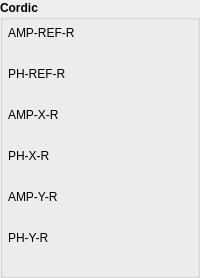
         <widget class="QGroupBox" name="groupBox_3">
          <property name="sizePolicy">
           <sizepolicy hsizetype="Fixed" vsizetype="Fixed">
            <horstretch>0</horstretch>
            <verstretch>0</verstretch>
           </sizepolicy>
          </property>
          <property name="minimumSize">
           <size>
            <width>130</width>
            <height>0</height>
           </size>
          </property>
          <property name="font">
           <font>
            <weight>75</weight>
            <bold>true</bold>
           </font>
          </property>
          <property name="title">
           <string>Cordic</string>
          </property>
          <layout class="QVBoxLayout" name="verticalLayout_6">
           <property name="spacing">
            <number>1</number>
           </property>
           <property name="margin">
            <number>5</number>
           </property>
           <item>
            <widget class="QLabel" name="label_44">
             <property name="sizePolicy">
              <sizepolicy hsizetype="Preferred" vsizetype="Fixed">
               <horstretch>0</horstretch>
               <verstretch>0</verstretch>
              </sizepolicy>
             </property>
             <property name="minimumSize">
              <size>
               <width>0</width>
               <height>15</height>
              </size>
             </property>
             <property name="font">
              <font>
               <weight>50</weight>
               <bold>false</bold>
              </font>
             </property>
             <property name="text">
              <string>AMP-REF-R</string>
             </property>
             <property name="alignment">
              <set>Qt::AlignLeading|Qt::AlignLeft|Qt::AlignVCenter</set>
             </property>
            </widget>
           </item>
           <item>
            <widget class="caInclude" name="cainclude_3">
             <property name="sizePolicy">
              <sizepolicy hsizetype="Fixed" vsizetype="Fixed">
               <horstretch>0</horstretch>
               <verstretch>0</verstretch>
              </sizepolicy>
             </property>
             <property name="minimumSize">
              <size>
               <width>124</width>
               <height>24</height>
              </size>
             </property>
             <property name="sizeIncrement">
              <size>
               <width>1</width>
               <height>1</height>
              </size>
             </property>
             <property name="font">
              <font>
               <weight>50</weight>
               <bold>false</bold>
              </font>
             </property>
             <property name="macro">
              <string notr="true">VALUE=$(DEV):AMP-REF-R,STATUS=$(DEV):AMP-REF-R-VALID</string>
             </property>
             <property name="filename" stdset="0">
              <string notr="true">BPM_GPAC_CAV_caLineEditStatus.ui</string>
             </property>
            </widget>
           </item>
           <item>
            <widget class="QLabel" name="label_45">
             <property name="sizePolicy">
              <sizepolicy hsizetype="Preferred" vsizetype="Fixed">
               <horstretch>0</horstretch>
               <verstretch>0</verstretch>
              </sizepolicy>
             </property>
             <property name="minimumSize">
              <size>
               <width>0</width>
               <height>15</height>
              </size>
             </property>
             <property name="font">
              <font>
               <weight>50</weight>
               <bold>false</bold>
              </font>
             </property>
             <property name="text">
              <string>PH-REF-R</string>
             </property>
             <property name="alignment">
              <set>Qt::AlignLeading|Qt::AlignLeft|Qt::AlignVCenter</set>
             </property>
            </widget>
           </item>
           <item>
            <widget class="caInclude" name="cainclude_8">
             <property name="minimumSize">
              <size>
               <width>124</width>
               <height>24</height>
              </size>
             </property>
             <property name="font">
              <font>
               <weight>50</weight>
               <bold>false</bold>
              </font>
             </property>
             <property name="macro">
              <string notr="true">VALUE=$(DEV):PH-REF-R,EGU=$(DEV):PH-REF-R.EGU,STATUS=$(DEV):PH-REF-R-VALID</string>
             </property>
             <property name="filename" stdset="0">
              <string notr="true">BPM_GPAC_CAV_caLineEditEguStatus.ui</string>
             </property>
            </widget>
           </item>
           <item>
            <widget class="QLabel" name="label_46">
             <property name="sizePolicy">
              <sizepolicy hsizetype="Preferred" vsizetype="Fixed">
               <horstretch>0</horstretch>
               <verstretch>0</verstretch>
              </sizepolicy>
             </property>
             <property name="minimumSize">
              <size>
               <width>0</width>
               <height>15</height>
              </size>
             </property>
             <property name="font">
              <font>
               <weight>50</weight>
               <bold>false</bold>
              </font>
             </property>
             <property name="text">
              <string>AMP-X-R</string>
             </property>
             <property name="alignment">
              <set>Qt::AlignLeading|Qt::AlignLeft|Qt::AlignVCenter</set>
             </property>
            </widget>
           </item>
           <item>
            <widget class="caInclude" name="cainclude_5">
             <property name="minimumSize">
              <size>
               <width>124</width>
               <height>24</height>
              </size>
             </property>
             <property name="font">
              <font>
               <weight>50</weight>
               <bold>false</bold>
              </font>
             </property>
             <property name="macro">
              <string notr="true">VALUE=$(DEV):AMP-X-R,STATUS=$(DEV):AMP-X-R-VALID</string>
             </property>
             <property name="filename" stdset="0">
              <string notr="true">BPM_GPAC_CAV_caLineEditStatus.ui</string>
             </property>
            </widget>
           </item>
           <item>
            <widget class="QLabel" name="label_47">
             <property name="sizePolicy">
              <sizepolicy hsizetype="Preferred" vsizetype="Fixed">
               <horstretch>0</horstretch>
               <verstretch>0</verstretch>
              </sizepolicy>
             </property>
             <property name="minimumSize">
              <size>
               <width>0</width>
               <height>15</height>
              </size>
             </property>
             <property name="font">
              <font>
               <weight>50</weight>
               <bold>false</bold>
              </font>
             </property>
             <property name="text">
              <string>PH-X-R</string>
             </property>
             <property name="alignment">
              <set>Qt::AlignLeading|Qt::AlignLeft|Qt::AlignVCenter</set>
             </property>
            </widget>
           </item>
           <item>
            <widget class="caInclude" name="cainclude_6">
             <property name="minimumSize">
              <size>
               <width>124</width>
               <height>24</height>
              </size>
             </property>
             <property name="font">
              <font>
               <weight>50</weight>
               <bold>false</bold>
              </font>
             </property>
             <property name="macro">
              <string notr="true">VALUE=$(DEV):PH-X-R,EGU=$(DEV):PH-X-R.EGU,STATUS=$(DEV):PH-X-R-VALID</string>
             </property>
             <property name="filename" stdset="0">
              <string notr="true">BPM_GPAC_CAV_caLineEditEguStatus.ui</string>
             </property>
            </widget>
           </item>
           <item>
            <widget class="QLabel" name="label_48">
             <property name="sizePolicy">
              <sizepolicy hsizetype="Preferred" vsizetype="Fixed">
               <horstretch>0</horstretch>
               <verstretch>0</verstretch>
              </sizepolicy>
             </property>
             <property name="minimumSize">
              <size>
               <width>0</width>
               <height>15</height>
              </size>
             </property>
             <property name="font">
              <font>
               <weight>50</weight>
               <bold>false</bold>
              </font>
             </property>
             <property name="text">
              <string>AMP-Y-R</string>
             </property>
             <property name="alignment">
              <set>Qt::AlignLeading|Qt::AlignLeft|Qt::AlignVCenter</set>
             </property>
            </widget>
           </item>
           <item>
            <widget class="caInclude" name="cainclude_4">
             <property name="minimumSize">
              <size>
               <width>124</width>
               <height>24</height>
              </size>
             </property>
             <property name="font">
              <font>
               <weight>50</weight>
               <bold>false</bold>
              </font>
             </property>
             <property name="macro">
              <string notr="true">VALUE=$(DEV):AMP-Y-R,STATUS=$(DEV):AMP-Y-R-VALID</string>
             </property>
             <property name="filename" stdset="0">
              <string notr="true">BPM_GPAC_CAV_caLineEditStatus.ui</string>
             </property>
            </widget>
           </item>
           <item>
            <widget class="QLabel" name="label_49">
             <property name="sizePolicy">
              <sizepolicy hsizetype="Preferred" vsizetype="Fixed">
               <horstretch>0</horstretch>
               <verstretch>0</verstretch>
              </sizepolicy>
             </property>
             <property name="minimumSize">
              <size>
               <width>0</width>
               <height>15</height>
              </size>
             </property>
             <property name="font">
              <font>
               <weight>50</weight>
               <bold>false</bold>
              </font>
             </property>
             <property name="text">
              <string>PH-Y-R</string>
             </property>
             <property name="alignment">
              <set>Qt::AlignLeading|Qt::AlignLeft|Qt::AlignVCenter</set>
             </property>
            </widget>
           </item>
           <item>
            <widget class="caInclude" name="cainclude_7">
             <property name="minimumSize">
              <size>
               <width>124</width>
               <height>24</height>
              </size>
             </property>
             <property name="font">
              <font>
               <weight>50</weight>
               <bold>false</bold>
              </font>
             </property>
             <property name="macro">
              <string notr="true">VALUE=$(DEV):PH-Y-R,EGU=$(DEV):PH-Y-R.EGU,STATUS=$(DEV):PH-Y-R-VALID</string>
             </property>
             <property name="filename" stdset="0">
              <string notr="true">BPM_GPAC_CAV_caLineEditEguStatus.ui</string>
             </property>
            </widget>
           </item>
          </layout>
         </widget>
